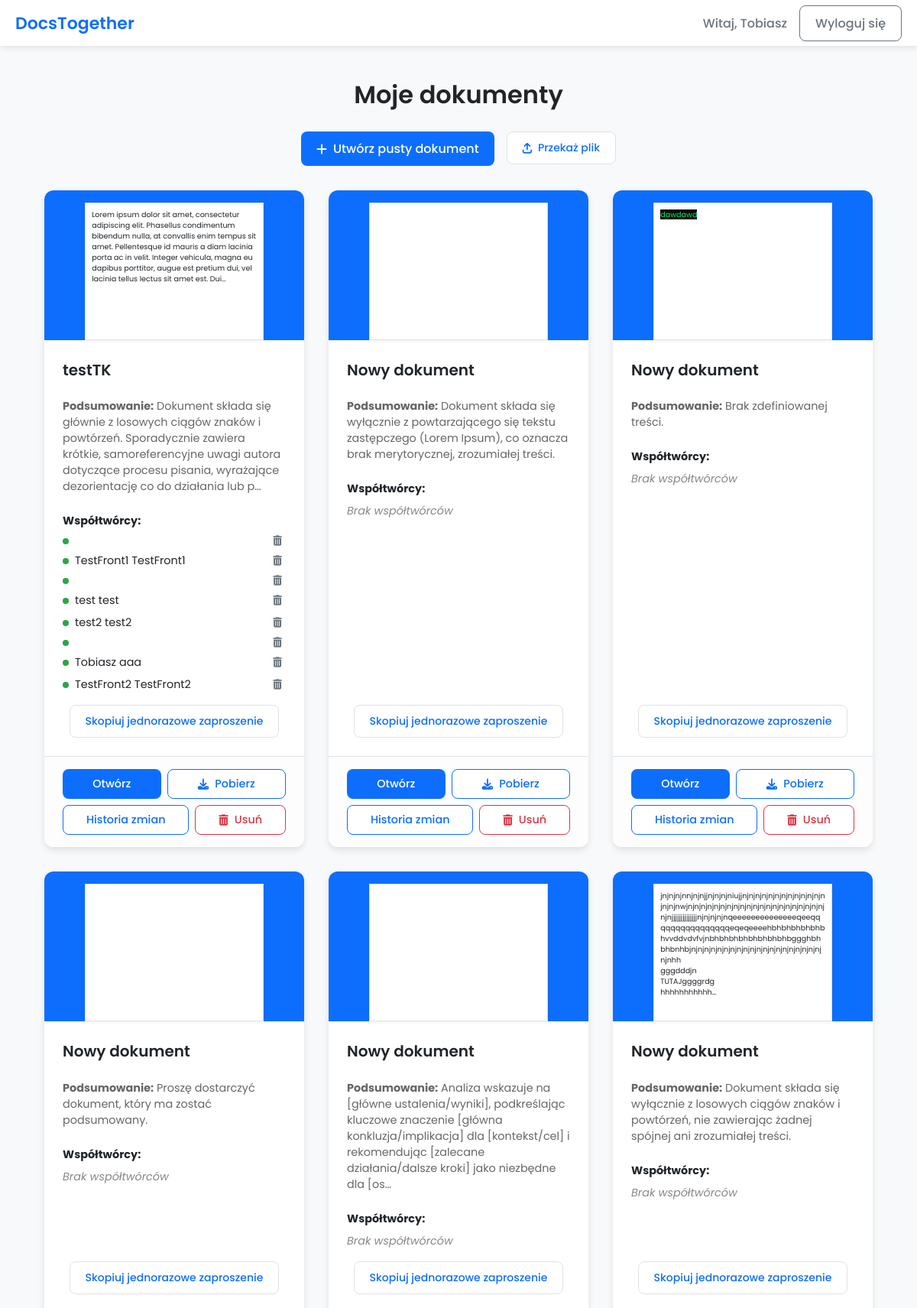
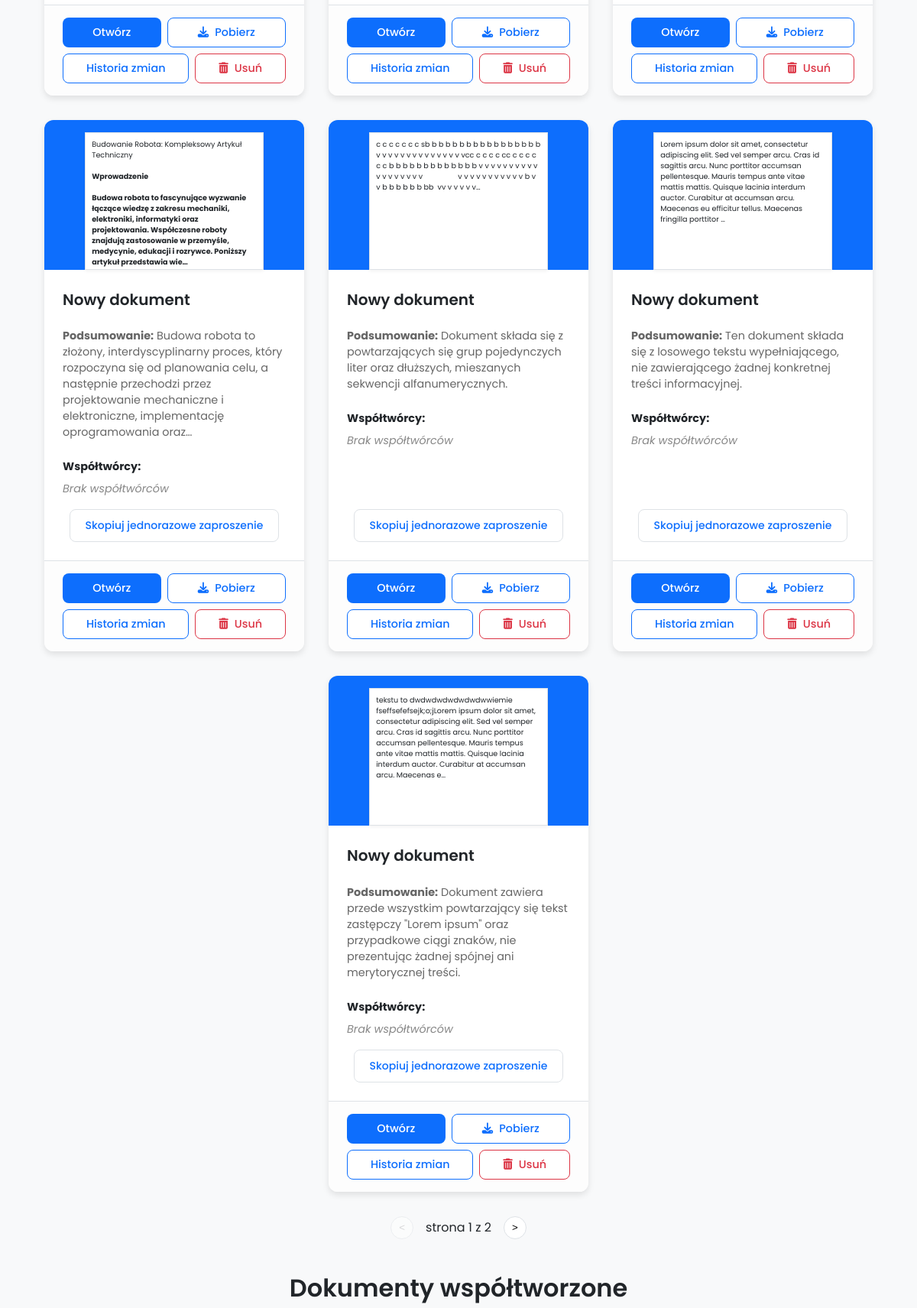
Screenshot of /documents/ (signed in, upper part) with the database file from the repository (2 pictures, top to bottom).
### accounts/models.py (models this page shows, shortened)
class User(AbstractBaseUser, PermissionsMixin):
    id = models.UUIDField(primary_key=True, default=uuid.uuid4)
    email_address = models.EmailField(unique=True)
    first_name = models.CharField(max_length=64)
    last_name = models.CharField(max_length=64)
    is_staff = models.BooleanField(default=False)
    is_active = models.BooleanField(default=True)
    date_joined = models.DateTimeField(default=timezone.now)
    USERNAME_FIELD = 'email_address'
    REQUIRED_FIELDS = []
    objects = UserManager()

### documents/models.py (models this page shows, shortened)
class Document(models.Model):
    id = models.UUIDField(primary_key=True, default=uuid.uuid4)
    title = models.CharField(max_length=256)
    content = models.TextField()
    owner = models.ForeignKey(settings.AUTH_USER_MODEL, related_name='owned_documents', on_delete=models.CASCADE)
    collaborators = models.ManyToManyField(settings.AUTH_USER_MODEL, related_name='shared_documents')
    date_created = models.DateTimeField(default=timezone.now)
    date_edited = models.DateTimeField(default=timezone.now)
    summary_text = models.TextField(blank=True, null=True)
    summary_pending = models.BooleanField(default=False)
    summary_updated_at = models.DateTimeField(blank=True, null=True)

### documents/views.py (the view)
# urls.py: path('', views.view_documents, name='documents'),
@login_required
def view_documents(request):
    owned_documents = Document.objects.filter(owner=request.user)
    shared_documents = Document.objects.filter(
        collaborators=request.user
    ).exclude(owner=request.user).distinct()
    return render(request, 'documents/documents.html', {'owned_documents': owned_documents, 'shared_documents': shared_documents})

### templates/documents/documents.html (shortened to what this page needs)
{% extends "base.html" %}
{% load static %}
{% block extrahead %}
<link rel="stylesheet" href="{% static 'css/documents.css' %}">
<link rel="stylesheet" href="https://cdnjs.cloudflare.com/ajax/libs/font-awesome/6.1.1/css/all.min.css" />
{% endblock %}
{% block content %}
<div class="container">
    <h1 class="section-title">Moje dokumenty</h1>
    <div class="top-actions">
        <a href="/documents/create" class="btn btn-primary"><i class="fa-solid fa-plus"></i> Utwórz pusty dokument</a>
        <form id="importForm" enctype="multipart/form-data">
            <label for="file-upload" class="btn btn-secondary">
                <i class="fa-solid fa-arrow-up-from-bracket"></i> Przekaż plik
            </label>
        </form>
    </div>
    <div class="documents-grid">
        {% for document in owned_documents %}
        <div class="document-card">
            <div class="doc-preview">
                <div class="doc-preview-inner">
                    {{ document.content|truncatechars_html:300|safe }}
                </div>
            </div>
            <div class="doc-info">
                <h3 class="doc-title">{{ document.title }}</h3>
                <p class="doc-summary"><strong>Podsumowanie:</strong> {{ document.summary_text|truncatechars:200 }}</p>
                <div class="collaborators">
                    <strong>Współtwórcy:</strong>
                    <div class="collaborators-list">
                        {% for user in document.collaborators.all %}
                        <div class="collaborator-item">
                            <span class="collaborator-status"></span>
                            <span class="collaborator-name">{{ user.first_name }} {{ user.last_name }}</span>
                            {% if request.user == document.owner %}
                            <form method="POST" action="{% url 'documents:remove_collaborator' document.id user.id %}" onsubmit="return confirm('Na pewno chcesz usunąć współtwórcę?');" class="remove-collaborator-form">
                                <button type="submit" class="btn-icon"><i class="fa-solid fa-trash-can"></i></button>
                            </form>
                            {% endif %}
                        </div>
                        {% empty %}
                        <p class="no-collaborators">Brak współtwórców</p>
                        {% endfor %}
                    </div>
                </div>
                <button class="btn btn-secondary invite-btn" data-doc-id="{{ document.id }}">Skopiuj jednorazowe zaproszenie</button>
            </div>
            <div class="doc-actions">
                <a href="/documents/{{ document.id }}" class="btn btn-primary">Otwórz</a>
                <a href="/documents/{{ document.id }}/export" class="btn btn-primary-outline"><i class="fa-solid fa-download"></i> Pobierz</a>
                <a href="/documents/{{ document.id }}/changelogs" class="btn btn-primary-outline">Historia zmian</a>
                <form method="POST" action="{% url 'documents:delete_document' document.id %}" onsubmit="return confirm('Na pewno chcesz usunąć dokument?');">
                    <button type="submit" class="btn btn-danger"><i class="fa-solid fa-trash-can"></i> Usuń</button>
                </form>
            </div>
        </div>
        {% empty %}
        <p class="empty-list-info">Nie masz jeszcze żadnych dokumentów. Utwórz nowy!</p>
        {% endfor %}
    </div>
    <div class="pagination">
        <button class="page-arrow" disabled>&lt;</button>
        <span>strona 1 z 2</span>
        <button class="page-arrow">&gt;</button>
    </div>
    <h1 class="section-title">Dokumenty współtworzone</h1>
</div>
{% endblock %}

### templates/base.html (shortened to what this page needs)
{% load static %}
<!DOCTYPE html>
<html>
<head>
    <link href="{% static 'css/base.css' %}" rel="stylesheet">
    {% block extrahead %}
    {% endblock %}
</head>
<body>
    {% block header %}
    <header id="header">
        <a class="logo" href="/documents">DocsTogether</a>
        <div class="header-actions">
            {% if user.is_authenticated %}
                <span>Witaj, {{ user.first_name|default:user.get_username }}</span>
                <a href="{% url 'accounts:logout' %}" class="btn btn-secondary-outline">Wyloguj się</a>
            {% else %}
                <a href="{% url 'accounts:login' %}" class="btn btn-primary">Zaloguj się</a>
            {% endif %}
        </div>
    </header>
    {% endblock header %}
    <div id="content">
        {% block content %}
        {% endblock %}
    </div>
</body>
</html>

### static/css/base.css (style rules this page uses)
body { margin: 0; font-family: "Poppins", sans-serif; background-color: #f0f2f5; }
#header { display: flex; align-items: center; justify-content: space-between; padding: 0 20px; height: 60px; background-color: #ffffff; box-shadow: 0 2px 8px rgba(0, 0, 0, 0.1); box-sizing: border-box; width: 100%; }
#header .logo { font-size: 22px; font-weight: 600; color: #0d6efd; text-decoration: none; }
.header-actions { display: flex; align-items: center; gap: 1rem; }
.header-actions span { color: #6c757d; font-weight: 500; }
#content { padding-bottom: 50px; }
.btn { padding: 8px 18px; border-radius: 8px; border: 1px solid transparent; font-family: 'Poppins', sans-serif; font-size: 14px; font-weight: 500; cursor: pointer; text-decoration: none; display: inline-flex; align-items: center; transition: all 0.2s ease-in-out; }
.btn-primary { background-color: #0d6efd; color: #fff; }
.btn-secondary-outline { background-color: transparent; color: #6c757d; border-color: #dee2e6; }

### rows the page displays
User: first_name "Tobiasz", last_name "aaa"
Document: content "Lorem ipsum dolor sit amet, consectetur adipiscing elit. Phasellus condimentum bibendum nulla, at convallis enim tempus sit amet. Pellentesque id mauris a diam lacinia porta ac in velit. Integer vehicula, magna eu dapibus porttitor, augue est pretium dui, vel lacinia tellus lectus sit amet est. Dui…", title "testTK", summary_text "Dokument składa się głównie z losowych ciągów znaków i powtórzeń. Sporadycznie zawiera krótkie, samoreferencyjne uwagi autora dotyczące procesu pisania, wyrażające dezorientację co do działania lub p…"
User: first_name "TestFront1", last_name "TestFront1"
User: first_name "test", last_name "test"
User: first_name "test2", last_name "test2"
User: first_name "TestFront2", last_name "TestFront2"
Document: title "Nowy dokument", summary_text "Dokument składa się wyłącznie z powtarzającego się tekstu zastępczego (Lorem Ipsum), co oznacza brak merytorycznej, zrozumiałej treści."
Document: content "dawdawd", title "Nowy dokument", summary_text "Brak zdefiniowanej treści."
Document: title "Nowy dokument", summary_text "Proszę dostarczyć dokument, który ma zostać podsumowany."
Document: title "Nowy dokument", summary_text "Analiza wskazuje na [główne ustalenia/wyniki], podkreślając kluczowe znaczenie [główna konkluzja/implikacja] dla [kontekst/cel] i rekomendując [zalecane działania/dalsze kroki] jako niezbędne dla [os…"
Document: content "jnjnjnjnnjnjnjjnjnjnjniujjnjnjnjnjnjnjnjnjnjnjnjnjnjnjnjnwjnjnjnjnjnjnjnjnjnjnjnjnjnjnjnjnjnjnjnjnjnjnjnjjjjjjjjjjjjjjnjnjnjnjnqeeeeeeeeeeeeeeqeeqqqqqqqqqqqqqqqqeqeqeeeehbhbhbhbhbhbhvvddvdvfvjnbhbhbhbhbhbhbhbhbggghbhbhbnhbjnjnjnjnjnjnjnjnjnjnjnjnjnjnjnjnjnjnjnjnjnjnhh gggdddjn TUTAJggggrdg hhhhhhhhhhh…", title "Nowy dokument", summary_text "Dokument składa się wyłącznie z losowych ciągów znaków i powtórzeń, nie zawierając żadnej spójnej ani zrozumiałej treści."
Document: content "Budowanie Robota: Kompleksowy Artykuł Techniczny Wprowadzenie Budowa robota to fascynujące wyzwanie łączące wiedzę z zakresu mechaniki, elektroniki, informatyki oraz projektowania. Współczesne roboty znajdują zastosowanie w przemyśle, medycynie, edukacji i rozrywce. Poniższy artykuł przedstawia wie…", title "Nowy dokument", summary_text "Budowa robota to złożony, interdyscyplinarny proces, który rozpoczyna się od planowania celu, a następnie przechodzi przez projektowanie mechaniczne i elektroniczne, implementację oprogramowania oraz…"
Document: content "c c c c c c c sb b b b b b b b b b b b b b b b b v v v v v v v v v v v v v v vcc c c c c cc c c c c c c b b b b b b b b b b b b b v v v v v v v v v v v v v v v v v v v v v v v v v v v v v b v v b b b b b b bb vv v v v v v…", title "Nowy dokument", summary_text "Dokument składa się z powtarzających się grup pojedynczych liter oraz dłuższych, mieszanych sekwencji alfanumerycznych."
Document: content "Lorem ipsum dolor sit amet, consectetur adipiscing elit. Sed vel semper arcu. Cras id sagittis arcu. Nunc porttitor accumsan pellentesque. Mauris tempus ante vitae mattis mattis. Quisque lacinia interdum auctor. Curabitur at accumsan arcu. Maecenas eu efficitur tellus. Maecenas fringilla porttitor …", title "Nowy dokument", summary_text "Ten dokument składa się z losowego tekstu wypełniającego, nie zawierającego żadnej konkretnej treści informacyjnej."
Document: content "tekstu to dwdwdwdwdwdwdwwiemie fseffsefefsejk;o;jLorem ipsum dolor sit amet, consectetur adipiscing elit. Sed vel semper arcu. Cras id sagittis arcu. Nunc porttitor accumsan pellentesque. Mauris tempus ante vitae mattis mattis. Quisque lacinia interdum auctor. Curabitur at accumsan arcu. Maecenas e…", title "Nowy dokument", summary_text "Dokument zawiera przede wszystkim powtarzający się tekst zastępczy \"Lorem ipsum\" oraz przypadkowe ciągi znaków, nie prezentując żadnej spójnej ani merytorycznej treści."
